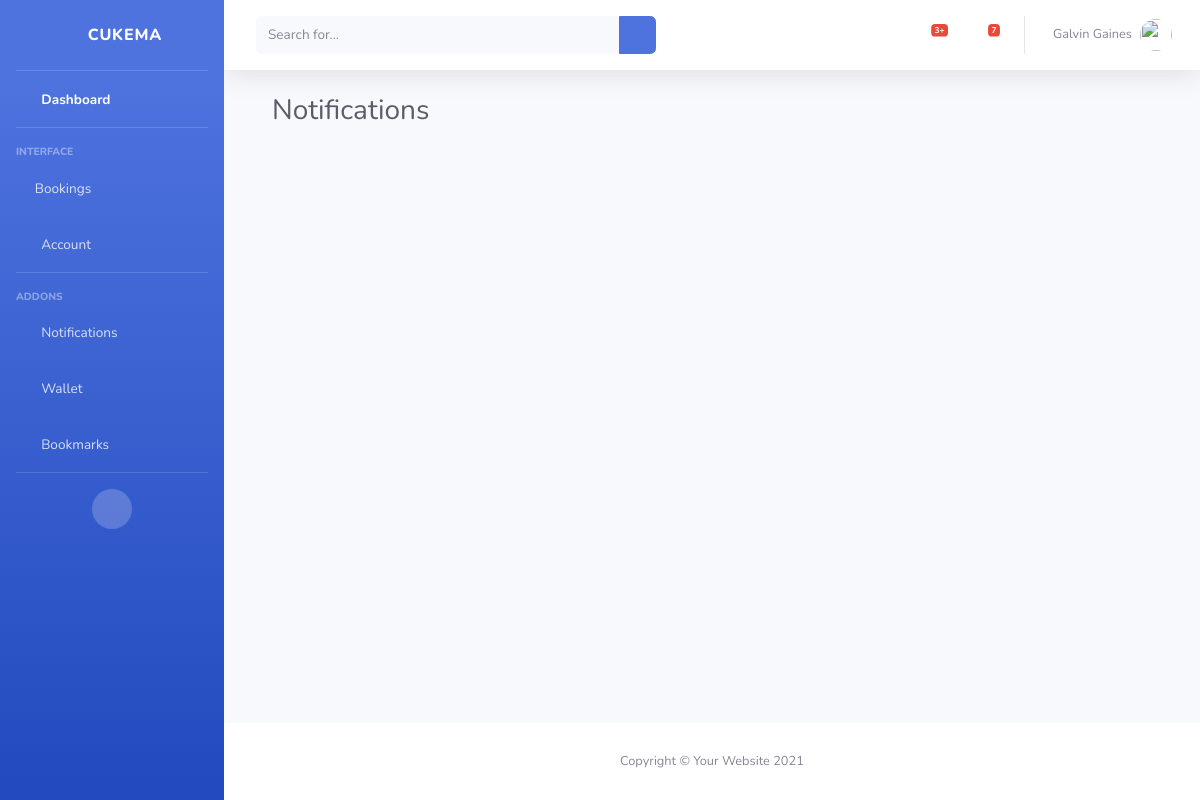
/dashboard/notifications/ (signed in), run on an earlier commit of the app's database.
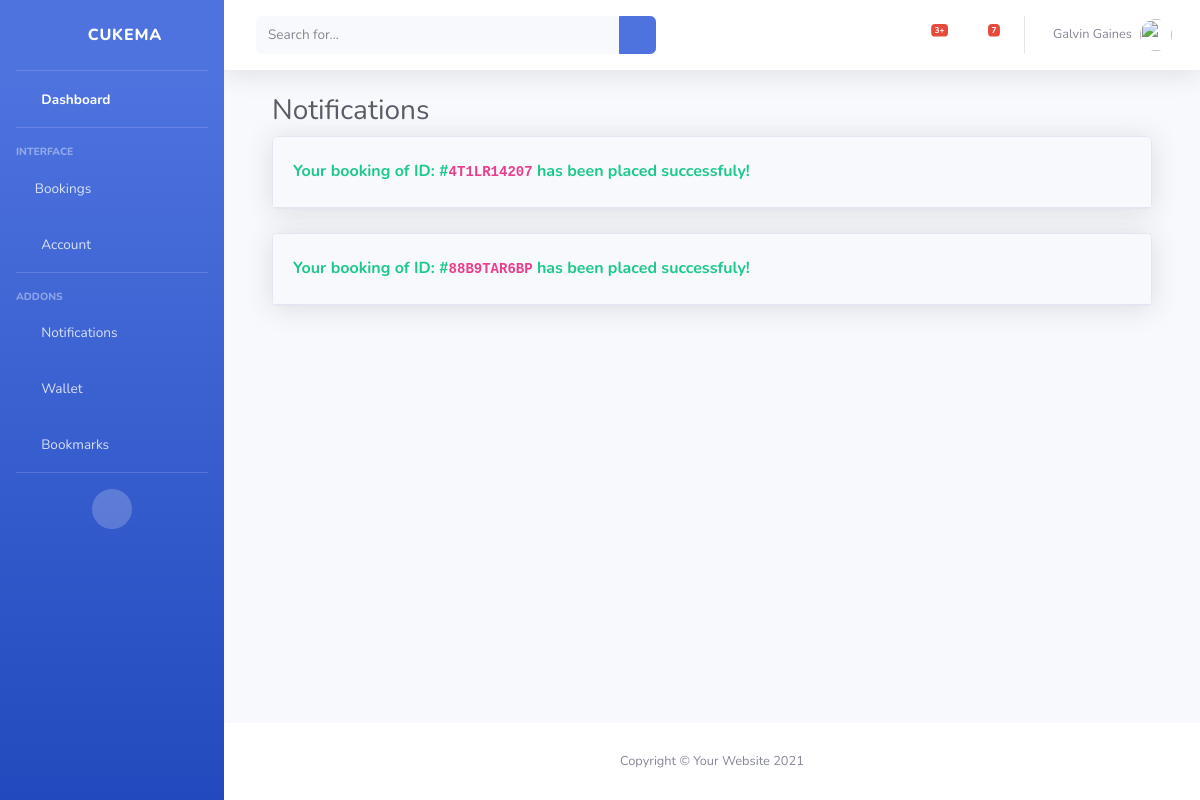
And on a later commit of the database.
### Hotel/models.py (models this page shows, shortened)
class Notifications(models.Model):
    user = models.ForeignKey(User, on_delete=models.CASCADE,null=True,blank=True)
    booking = models.ForeignKey(Booking, on_delete=models.CASCADE,null=True,blank=True)
    type = models.CharField( max_length=50, choices=NOTIFICATION_TYPE)
    seen = models.BooleanField(default=False)
    date = models.DateTimeField(auto_now_add=True)

class Booking(models.Model):
    booking_date = models.DateTimeField(auto_now_add=True, editable=True,blank=True,null=True)
    booking_id = ShortUUIDField(length=10, max_length=10, alphabet='0123456789ABCDEFGHJKLMNPQRST', null=True, blank=True)
    user = models.ForeignKey(User, on_delete=models.SET_NULL, null=True, blank=True)
    payment_status = models.CharField(max_length=100, choices=Payment_status)
    fullname = models.CharField(max_length=100)
    email = models.EmailField(max_length=100)
    phone = models.CharField(max_length=100, null=True, blank=True)
    hotel = models.ForeignKey(Hotel, on_delete=models.SET_NULL, null=True, blank=True)
    room_type = models.ForeignKey(RoomType, on_delete=models.SET_NULL, null=True, blank=True)
    room = models.ManyToManyField(Room)
    before_discount = models.DecimalField(max_digits=12, decimal_places=2, default=0.00)
    total = models.DecimalField(max_digits=12, decimal_places=2, default=0.00)
    saved = models.DecimalField(max_digits=12, decimal_places=2, default=0.00)
    coupons = models.ManyToManyField("Hotel.Coupon", blank=True)
    checkin_date = models.DateField()
    checkout_date = models.DateField()
    total_days = models.PositiveIntegerField(default=1)
    num_adults = models.PositiveIntegerField(default=1)
    num_children = models.PositiveIntegerField(default=0)
    check_in = models.BooleanField(default=False)
    check_out = models.BooleanField(default=False)
    is_active = models.BooleanField(default=False)
    check_in_tracker = models.BooleanField(default=False)
    check_out_tracker = models.BooleanField(default=False)
    success_id = ShortUUIDField(length=10, max_length=10, alphabet='abcdefghijklmnopqrstuvwxyz', null=True, blank=True)
    stripe_payment_intent = models.CharField(max_length=100, blank=True, null=True)
    payment_id = models.CharField(max_length=100, blank=True, null=True)

### User_dashboard/views.py (the view)
# urls.py: path("notifications/",notifications ,name="notifications"),
@login_required
def notifications(request):
    notifications = Notifications.objects.filter(user= request.user,seen=False)
    context = {
        'notifications':notifications
    }
    return render(request,"user_dashboard/notifications.html",context)

### UserAuth/models.py (called while the page is built)
    def __str__(self):
        return self.username

### templates/user_dashboard/notifications.html (shortened to what this page needs)
{% extends "user_dashboard/base.html" %}
{% load static %}
{% block body %}
<div class="container-fluid">
    <h1 class="h3 mb-2 text-gray-800">Notifications</h1>
    {% for notification in notifications %}
    <div class="card shadow mb-4 ">
        <div class="card-header py-3 d-flex justify-content-between align-items-center">
            {% if notification.type == "Booking Confirmed" %}
            <h6 class="m-0 font-weight-bold text-success">Your booking of ID: #<code>{{notification.booking.booking_id}}</code> has been placed successfuly!</h6>
            <a href="{% url "user_dashboard:mark_as_read" notification.id %}" class="btn ">
                <i class="fas fa-fw fa-times" aria-hidden="true"></i>
            </a>
            {% else %}
            <h6 class="m-0 font-weight-bold text-warning">Your booking of ID: #<code>{{notification.booking.booking_id}}</code> has been cancelled successfuly!</h6>
            <a href="{% url "user_dashboard:mark_as_read" notification.id %}" class="btn ">
                <i class="fas fa-fw fa-times" aria-hidden="true"></i>
            </a>
            {% endif %}
        </div>
    </div>
    {% endfor %}
</div>
{% endblock body %}

What changed in the data, as far as the page shows it:
added Notifications: booking.booking_id "4T1LR14207"
added Notifications: booking.booking_id "88B9TAR6BP"
